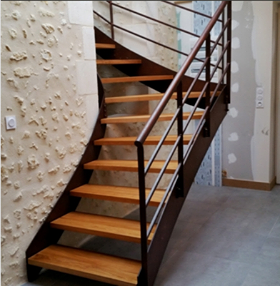
//> input picture Stairs.png, 280 x 286 px
$ ./finding-contours Stairs.png   (built with g++ and OpenCV 4)
//> lines starting //> are read from the running program, lines starting //| are printed output that depends on the picture; after the words box and inside, x2 and y2 are one past the last pixel; in counts of white or black regions, pixels touching at a corner belong together
// Finding contours
#include "opencv2/highgui/highgui.hpp"
#include "opencv2/imgproc/imgproc.hpp"
#include <iostream>
#include <stdio.h>
#include <stdlib.h>

using namespace cv;
using namespace std;

Mat src; Mat src_gray;
int thresh = 100;
int max_thresh = 255;
RNG rng(12345);

/// Function header
void thresh_callback(int, void* );

/** @function main */
int main( int argc, char** argv ) {

  /// Load source image and convert it to gray
  src = imread( argv[1], 1 );
//> src is the input picture: 286 rows x 280 cols, CV_8UC3; mean B, G, R 103.2, 112.4, 127.1

  /// Convert image to gray and blur it
  cvtColor( src, src_gray, COLOR_BGR2GRAY );
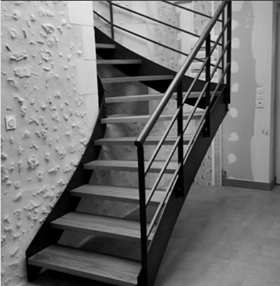
//> src_gray: 286 rows x 280 cols, CV_8UC1; min 0, max 234, mean 115.8
  blur( src_gray, src_gray, Size(3,3) );
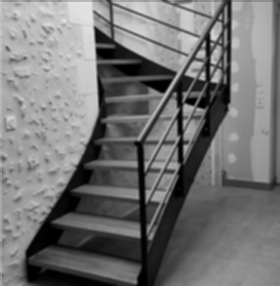
//> src_gray: 286 rows x 280 cols, CV_8UC1; min 0, max 231, mean 115.8

  /// Create Window
  char* source_window = "Source";
  namedWindow( source_window, WINDOW_AUTOSIZE );
  imshow( source_window, src );

  createTrackbar( " Canny thresh:", "Source", &thresh, max_thresh, thresh_callback );
  thresh_callback( 0, 0 );

  waitKey(0);
  return(0);
}

/** @function thresh_callback */
void thresh_callback(int, void* )
{
  Mat canny_output;
  vector<vector<Point> > contours;
  vector<Vec4i> hierarchy;

  /// Detect edges using canny
  Canny( src_gray, canny_output, thresh, thresh*2, 3 );
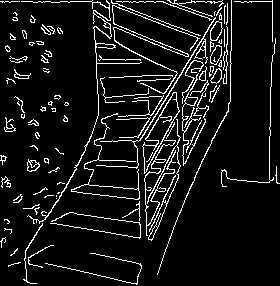
//> canny_output: 286 rows x 280 cols, CV_8UC1; 8.5% white in thin lines or dots
  /// Find contours
  findContours( canny_output, contours, hierarchy, RETR_TREE, CHAIN_APPROX_SIMPLE, Point(0, 0) );
//> contours = 130 contours, 97 with area under 20; largest, box (x1, y1, x2, y2) and area: (142, 92, 180, 236) 1004, (142, 92, 180, 173) 854, (71, 113, 140, 200) 597, (71, 184, 140, 200) 572, (210, 21, 223, 52) 171

  /// Draw contours
  Mat drawing = Mat::zeros( canny_output.size(), CV_8UC3 );
  for( int i = 0; i< contours.size(); i++ )
     {
       Scalar color = Scalar( rng.uniform(0, 255), rng.uniform(0,255), rng.uniform(0,255) );
       drawContours( drawing, contours, i, color, 2, 8, hierarchy, 0, Point() );
     }
//> this loop made 130 passes
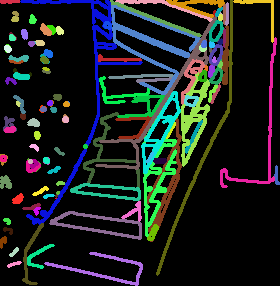
//> drawing: 286 rows x 280 cols, CV_8UC3; mean B, G, R 31.8, 33.2, 27.3

  /// Show in a window
  namedWindow( "Contours", WINDOW_AUTOSIZE );
  imshow( "Contours", drawing );
}
